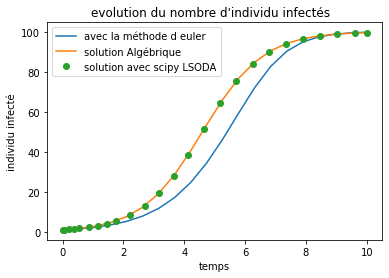

The script that drew this image:
import scipy.integrate as integ
import numpy as np
import matplotlib.pyplot as plt

Ntot=100
N0 = np.array([1])  #conditon initiale


def f(t,N):
    return 0.01*N*(Ntot-N)

solution=integ.solve_ivp(f,[0, 10],N0,method='LSODA') 

#*******pour tracer les 3 courbes************
t = np.linspace(0, 10, 20)
dt=10/19                # t[1]-t[0]
Nnum = np.zeros(20) 
Ntot=100
alpha=0.01
Nnum[0]=1

for i in range(19):
    Nnum[i+1]=Nnum[i]+Nnum[i]*alpha*dt*(Ntot-Nnum[i]) #solution numerique d'euler

Nalg=Ntot/(1+99*np.exp(-t))      #Solution algébrique

    
plt.plot(t,Nnum,t,Nalg,solution.t,solution.y[0],'o')
plt.title("evolution du nombre d'individu infectés  ")
plt.ylabel("individu infecté")
plt.xlabel("temps")
plt.legend(['avec la méthode d euler','solution Algébrique','solution avec scipy LSODA'])

plt.show()
